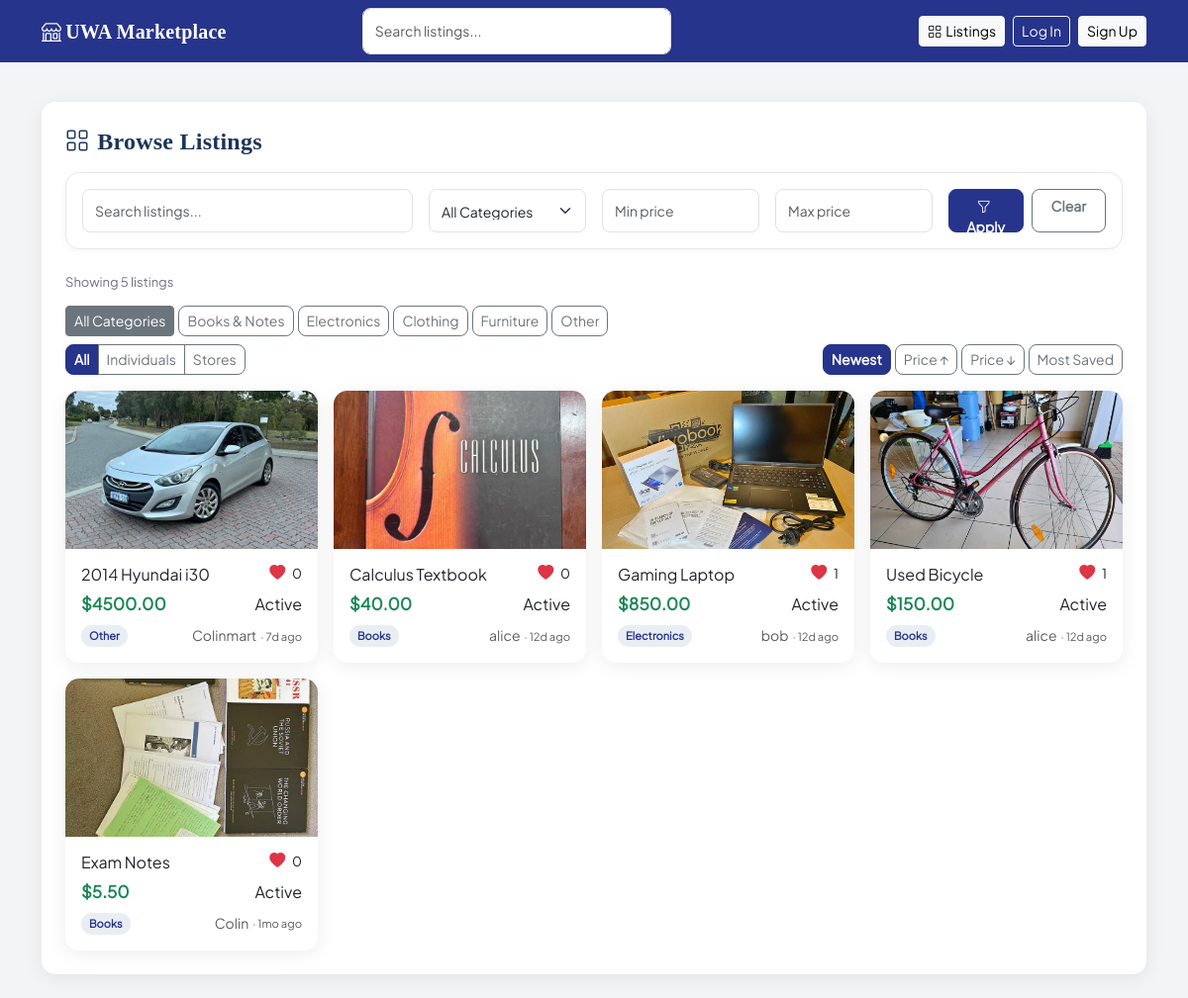
/listings/, run on the app's committed database.
### app/models.py (models this page shows, shortened)
class Listing(db.Model):
    id = db.Column(db.Integer, primary_key=True)
    title = db.Column(db.String(120), nullable=False)
    description = db.Column(db.Text, nullable=False)
    price = db.Column(db.Float, nullable=False)
    category = db.Column(db.String(64), nullable=False)
    image_url = db.Column(db.String(256), nullable=True)
    is_active = db.Column(db.Boolean, default=True)
    show_history = db.Column(db.Boolean, default=True)   # seller can hide edit history
    stock_quantity = db.Column(db.Integer, nullable=True)  # None = unlimited
    posted_as_store = db.Column(db.Boolean, default=False)
    created_at = db.Column(db.DateTime, default=datetime.utcnow)
    seller_id = db.Column(db.Integer, db.ForeignKey('user.id'), nullable=False)
    @property
    def save_count(self):
        return db.session.query(Wishlist.user_id).join(wishlist_items).filter(wishlist_items.c.listing_id == self.id).distinct().count()
    edits = db.relationship(
        'ListingEdit',
        backref='listing',
        lazy='dynamic',
        order_by='ListingEdit.edited_at.desc()'
    )

class User(db.Model, UserMixin):
    id = db.Column(db.Integer, primary_key=True)
    username = db.Column(db.String(64), unique=True, nullable=False)
    email = db.Column(db.String(120), unique=True, nullable=False)
    password_hash = db.Column(db.String(256), nullable=False)
    member_since = db.Column(db.DateTime, default=datetime.utcnow)
    bio = db.Column(db.Text, default='')
    avatar_url = db.Column(db.String(256), nullable=True)
    is_admin = db.Column(db.Boolean, default=False)
    is_moderator = db.Column(db.Boolean, default=False)
    is_active = db.Column(db.Boolean, default=True)
    is_store = db.Column(db.Boolean, default=False)
    is_verified = db.Column(db.Boolean, default=False)
    store_name = db.Column(db.String(128), nullable=True)
    store_address = db.Column(db.String(256), nullable=True)
    contact_phone = db.Column(db.String(32), nullable=True)
    contact_email = db.Column(db.String(120), nullable=True)
    store_bio = db.Column(db.Text, default='')
    listings = db.relationship('Listing', backref='seller', lazy='dynamic')
    following_stores = db.relationship(
        'User',
        secondary=store_follows,
        primaryjoin='User.id == store_follows.c.follower_id',
        secondaryjoin='User.id == store_follows.c.store_id',
        backref=db.backref('store_followers', lazy='dynamic'),
        lazy='dynamic'
    )

### app/routes/listings.py (the view, shortened to what this page needs)
@bp.route('/')
def index():
    q = request.args.get('q', '').strip()
    cat = request.args.get('category', '').strip()
    sort = request.args.get('sort', 'newest')
    source = request.args.get('source', 'all').strip()
    min_price = request.args.get('min_price', '').strip()
    max_price = request.args.get('max_price', '').strip()
    page = request.args.get('page', 1, type=int)
    if sort not in VALID_SORTS:
        sort = 'newest'
    if source not in VALID_SOURCES:
        source = 'all'
    query = Listing.query.filter_by(is_active=True)
    if cat:
        query = query.filter(Listing.category == cat)
    if min_price:
        try:
            query = query.filter(Listing.price >= float(min_price))
        except ValueError:
            flash('Minimum price must be a number.', 'warning')
    if max_price:
        try:
            query = query.filter(Listing.price <= float(max_price))
        except ValueError:
            flash('Maximum price must be a number.', 'warning')
    if source == 'stores':
        query = query.filter(Listing.posted_as_store == True)
    elif source == 'users':
        query = query.filter(Listing.posted_as_store == False)
    query = _apply_sort(query, sort)
    pagination = query.paginate(page=page, per_page=PER_PAGE, error_out=False)
    return render_template(
        'listings/index.html',
        listings=pagination.items,
        pagination=pagination,
        categories=CATEGORIES,
        q=q,
        cat=cat,
        sort=sort,
        source=source,
        min_price=min_price,
        max_price=max_price
    )

### app/templates/listings/index.html (shortened to what this page needs)
{% extends "base.html" %}
{% block content %}
<div class="card p-4">
    <div class="d-flex align-items-center justify-content-between mb-3 flex-wrap gap-2">
        <h4 class="mb-0 fw-bold" style="color:#1d3557;">
            <i class="bi bi-grid me-2"></i>Browse Listings
        </h4>
    </div>
    <form method="GET" action="{{ url_for('listings.index') }}" class="listings-filter-bar">
        <div class="row g-3">
            <div class="col-12 col-md-4">
                <input
                    id="listings-search"
                    name="q"
                    class="form-control"
                    type="search"
                    placeholder="Search listings..."
                    value="{{ q }}"
                />
            </div>
            <div class="col-12 col-md-2">
                <select name="category" class="form-select">
                    <option value="">All Categories</option>
                </select>
            </div>
            <div class="col-6 col-md-2">
                <input
                    type="number"
                    step="0.01"
                    min="0"
                    name="min_price"
                    class="form-control"
                    placeholder="Min price"
                    value="{{ min_price }}"
                />
            </div>
            <div class="col-6 col-md-2">
                <input
                    type="number"
                    step="0.01"
                    min="0"
                    name="max_price"
                    class="form-control"
                    placeholder="Max price"
                    value="{{ max_price }}"
                />
            </div>
            <div class="col-12 col-md-2 listings-filter-actions">
                <button type="submit" class="btn btn-primary w-100">
                    <i class="bi bi-funnel me-1"></i>Apply
                </button>
                <a href="{{ url_for('listings.index') }}" class="btn btn-outline-secondary w-100">
                    Clear
                </a>
            </div>
        </div>
    </form>
    <div class="listings-results-meta">
        Showing {{ listings|length }} listing{{ '' if listings|length == 1 else 's' }}
    </div>
    <div class="d-flex flex-wrap gap-1 mb-2">
        <a href="{{ url_for('listings.index', q=q, sort=sort, source=source) }}"
           class="btn btn-sm {{ 'btn-secondary' if not cat else 'btn-outline-secondary' }}">
            All Categories
        </a>
        {% for key, label in categories %}
            <a href="{{ url_for('listings.index', q=q, category=key, sort=sort, source=source) }}"
               class="btn btn-sm {{ 'btn-secondary' if cat == key else 'btn-outline-secondary' }}">
                {{ label }}
            </a>
        {% endfor %}
    </div>
    <div class="d-flex flex-wrap gap-2 mb-3 align-items-center justify-content-between">
        <div class="btn-group btn-group-sm" role="group" aria-label="Seller type">
            {% for key, label in [('all', 'All'), ('users', 'Individuals'), ('stores', 'Stores')] %}
                <a href="{{ url_for('listings.index', q=q, category=cat, sort=sort, source=key) }}"
                   class="btn {{ 'btn-primary' if source == key else 'btn-outline-secondary' }}">
                    {{ label }}
                </a>
            {% endfor %}
        </div>
        <div class="d-flex gap-1 flex-wrap">
            {% set sort_labels = [('newest','Newest'),('price_asc','Price ↑'),('price_desc','Price ↓'),('saves','Most Saved')] %}
            {% for key, label in sort_labels %}
                <a href="{{ url_for('listings.index', q=q, category=cat, sort=key, source=source) }}"
                   class="btn btn-sm {{ 'btn-primary' if sort == key else 'btn-outline-secondary' }}">
                    {{ label }}
                </a>
            {% endfor %}
        </div>
    </div>
    <div id="listings-grid" class="row row-cols-1 row-cols-sm-2 row-cols-md-3 row-cols-lg-4 g-3">
        {% for listing in listings %}
        <div class="col">
            <div class="listing-card card">
                {% if listing.image_url %}
                    <img src="{{ listing.image_url }}" class="listing-img" alt="{{ listing.title }}">
                {% else %}
                    <div class="listing-img-placeholder">
                        <i class="bi bi-box-seam"></i>
                    </div>
                {% endif %}
                <div class="card-body p-3">
                    <div class="d-flex justify-content-between align-items-start mb-1 gap-2">
                        <h6 class="card-title mb-0 text-truncate" title="{{ listing.title }}" style="flex: 1;">
                            <a href="{{ url_for('listings.detail', listing_id=listing.id) }}"
                               class="stretched-link text-decoration-none text-dark">{{ listing.title }}</a>
                        </h6>
                        <div class="position-relative" style="z-index: 2; white-space: nowrap;">
                            {% if current_user.is_authenticated and current_user.id != listing.seller_id %}
                            <button type="button"
                                    class="btn btn-sm btn-link text-danger p-0 text-decoration-none wishlist-btn"
                                    data-listing-id="{{ listing.id }}"
                                    data-is-saved="{{ 'true' if current_user.has_saved(listing) else 'false' }}"
                                    title="Save to Wishlist"
                                    style="line-height: 1;">
                                <i class="bi {{ 'bi-heart-fill' if current_user.has_saved(listing) else 'bi-heart' }}"></i>
                                <span class="wishlist-count ms-1 text-dark" style="font-size: 0.85em;">{{ listing.save_count }}</span>
                            </button>
                            {% else %}
                            <div class="text-danger" style="line-height: 1;">
                                <i class="bi bi-heart-fill"></i>
                                <span class="ms-1 text-dark" style="font-size: 0.85em;">{{ listing.save_count }}</span>
                            </div>
                            {% endif %}
                        </div>
                    </div>
                    <div class="d-flex align-items-center justify-content-between mt-2 gap-2">
                        <div class="listing-price">${{ "%.2f"|format(listing.price) }}</div>
                        {% if listing.is_active %}
                            <span class="listing-status-badge status-active">Active</span>
                        {% else %}
                            <span class="listing-status-badge status-sold">Sold</span>
                        {% endif %}
                    </div>
                    <div class="d-flex align-items-center justify-content-between mt-2">
                        <span class="category-badge">{{ listing.category|title }}</span>
                        <small class="text-muted d-flex align-items-center gap-1">
                            {% if listing.posted_as_store %}
                                <a href="{{ url_for('store.storefront', user_id=listing.seller.id) }}"
                                   class="text-muted text-decoration-none position-relative d-inline-flex align-items-center gap-1" style="z-index:2">
                                    {{ (listing.seller.store_name or listing.seller.username).split()[0] }}
                                </a>
                            {% else %}
                                <a href="{{ url_for('profile.view', user_id=listing.seller.id) }}"
                                   class="text-muted text-decoration-none position-relative" style="z-index:2">
                                    {{ listing.seller.username.split()[0] }}
                                </a>
                            {% endif %}
                            <span class="text-muted" style="font-size:0.8em;" title="{{ listing.created_at.strftime('%d %b %Y') }}">
                                · {{ listing.created_at | timeago }}
                            </span>
                        </small>
                    </div>
                </div>
            </div>
        </div>
        {% endfor %}
    </div>
</div>
{% endblock %}

### app/templates/base.html (shortened to what this page needs)
<!DOCTYPE html>
<html lang="en">
<head>
    <link href="https://cdn.jsdelivr.net/npm/bootstrap@5.3.0/dist/css/bootstrap.min.css" rel="stylesheet" />
    <link href="https://cdn.jsdelivr.net/npm/bootstrap-icons@1.11.0/font/bootstrap-icons.css" rel="stylesheet" />
    <link rel="stylesheet" href="{{ url_for('static', filename='css/style.css') }}" />
</head>
<body>
    <nav class="navbar navbar-expand-lg navbar-dark site-navbar">
        <div class="container">
            <a class="navbar-brand fw-bold" href="{{ url_for('index') }}">
                <i class="bi bi-shop me-1"></i>UWA Marketplace
            </a>
            <div class="collapse navbar-collapse" id="navbarMain">
                {% if request.endpoint not in ['auth.login', 'auth.register', 'auth.forgot_password', 'auth.reset_password'] %}
                    <form class="d-flex mx-auto" style="width: 320px;" action="{{ url_for('listings.index') }}" method="get">
                        <input id="nav-search" class="form-control me-2" type="search" name="q"
                               placeholder="Search listings..." value="{{ request.args.get('q', '') }}" />
                    </form>
                {% else %}
                    <div class="mx-auto"></div>
                {% endif %}
                {% set ep = request.endpoint %}
                <div class="ms-auto d-flex gap-2 align-items-center">
                    <a href="{{ url_for('listings.index') }}"
                       class="btn btn-sm {{ 'btn-light' if ep == 'listings.index' else 'btn-outline-light' }}">
                        <i class="bi bi-grid me-1"></i>Listings
                    </a>
                    {% if current_user.is_authenticated %}
                        <a href="{{ url_for('listings.new') }}"
                           class="btn btn-sm {{ 'btn-light' if ep == 'listings.new' else 'btn-light' }}">
                            <i class="bi bi-plus-lg me-1"></i>List Item
                        </a>
                        {% if current_user.is_store %}
                            <a href="{{ url_for('store.dashboard') }}"
                               class="btn btn-sm {{ 'btn-light' if ep == 'store.dashboard' else 'btn-outline-light' }}">
                                <i class="bi bi-bar-chart me-1"></i>Dashboard
                            </a>
                        {% endif %}
                        <a href="{{ url_for('profile.view', user_id=current_user.id) }}"
                           class="btn btn-sm {{ 'btn-light' if ep in ['profile.view', 'profile.edit', 'profile.settings'] else 'btn-outline-light' }}">
                            <i class="bi bi-person-circle me-1"></i>{{ current_user.username.split()[0] }}
                        </a>
                        <a href="{{ url_for('chat.inbox') }}"
                           class="btn btn-sm {{ 'btn-light' if ep in ['chat.inbox', 'chat.chat_room'] else 'btn-outline-light' }} position-relative">
                            <i class="bi bi-chat me-1"></i>Messages
                            {% if unread_count > 0 %}
                                <span class="position-absolute top-0 start-100 translate-middle badge rounded-pill bg-danger"
                                      style="font-size:0.65rem;">
                                    {{ unread_count if unread_count < 100 else '99+' }}
                                </span>
                            {% endif %}
                        </a>
                        <a href="{{ url_for('auth.logout') }}" class="btn btn-sm btn-outline-light">
                            Logout
                        </a>
                    {% else %}
                        <a href="{{ url_for('auth.login') }}" class="btn btn-sm btn-outline-light">Log In</a>
                        <a href="{{ url_for('auth.register') }}" class="btn btn-sm btn-light">Sign Up</a>
                    {% endif %}
                </div>
            </div>
        </div>
    </nav>
    <main class="container py-4">
        {% block content %}{% endblock %}
    </main>
</body>
</html>

### data on the page
Listing: image_url (picture), title "2014 Hyundai i30", save_count "0", price "4500.00", is_active "Active", category "Other", created_at "7d ago"
User: store_name "Colinmart"
Listing: image_url (picture), title "Calculus Textbook", save_count "0", price "40.00", is_active "Active", category "Books", seller.username "alice", created_at "12d ago"
Listing: image_url (picture), title "Gaming Laptop", save_count "1", price "850.00", is_active "Active", category "Electronics", seller.username "bob", created_at "12d ago"
Listing: image_url (picture), title "Used Bicycle", save_count "1", price "150.00", is_active "Active", category "Books", seller.username "alice", created_at "12d ago"
Listing: image_url (picture), title "Exam Notes", save_count "0", price "5.50", is_active "Active", category "Books", seller.username "Colin", created_at "1mo ago"

### other printed values
{{ listings|length }} "5"
{{ '' if listings|length == 1 else 's' }} "s"
{{ label }} "Books & Notes" "Electronics" "Clothing" "Furniture" "Other"
{{ label }} "All" "Individuals" "Stores"
{{ label }} "Newest" "Price ↑" "Price ↓" "Most Saved"
